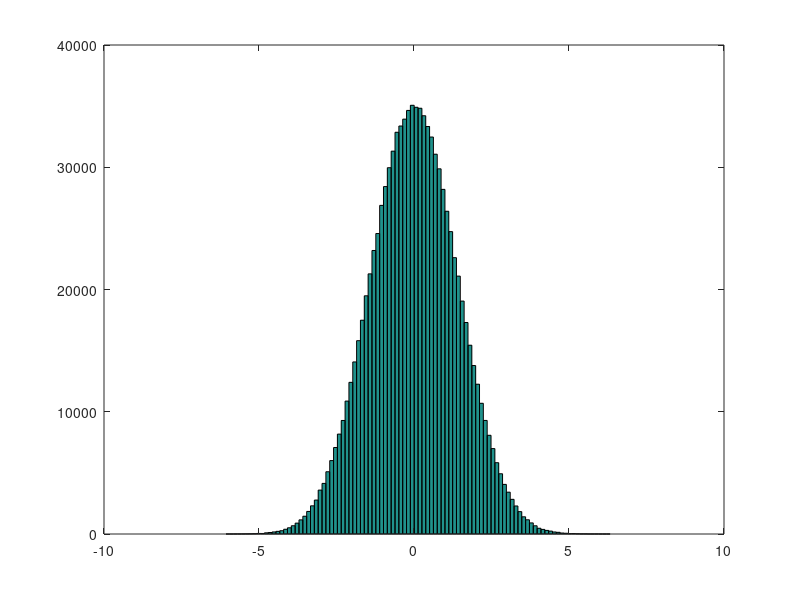

Source code (MATLAB): (Note: this script raises an error after producing the figure.)
clear all
% close all
clc

N=100;
T=1e6;
rho_x=3;
Sigma=eye(N)+rho_x*randn(N);
mu=randn(N,1);
x=double(bsxfun(@plus,mu,Sigma*randn(N,T))>0);
b=0;
Sigma_w=0.3;
% w=Sigma_w*exprnd(1,[D 1]);
w=Sigma_w*randn(N,1);
z=w'*x-mean(w'*x)+b;
y=double((1./(1+exp(-z))>rand(1,T)));

hist(z,100)

%% Load external data
% x=1*(data>0)';
% y=(labels'+1)/2;

%% Estimate weights
addpath('EstimateConnectivity')
addpath('Misc')
mX=mean(x,2);
mean(mX)
mY=mean(y,2)
XX=(x*x')/T;
YX=(y*x')/T;
any(XX(:)==0)
any(YX(:)==0)

tic
Ew=EstimateA_MLE_cavity_forLogReg(XX,YX,mX,mY);
% sparsity=1;warm=1; use_sampling=0;
% [Ew, Eb,quality,error_rates,lambda_path]=EstimateA_L1_cavity_forLogReg(XX,YX,mX,mY,sparsity,warm,w,use_sampling);
time1=toc
tic
Ew2=(YX-mY*mX')/(XX-mX*mX');
% B= mnrfit(x',y'+1);
% Ew2=-B(2:end);
time2=toc

%% Plot
mi=min([w(:) Ew(:)]);
ma=max([w(:) Ew(:)]);
diagonal=mi:0.01:ma;
plot(diagonal,diagonal,'-',w,Ew,'.b',w,Ew2,'.r');
[R C]= GetWeightsErrors( w,Ew )
[R2 C2]= GetWeightsErrors( w,Ew2 )

title({[' EW 1-R^2 =' num2str(1-R^2) ', EW2 1-R^2  =' num2str(1-R2^2)]; ...
     [' EW C =' num2str(C) ', EW2 C =' num2str(C2)];...
     [' EW T =' num2str(time1) ', EW2 T =' num2str(time2)]});
